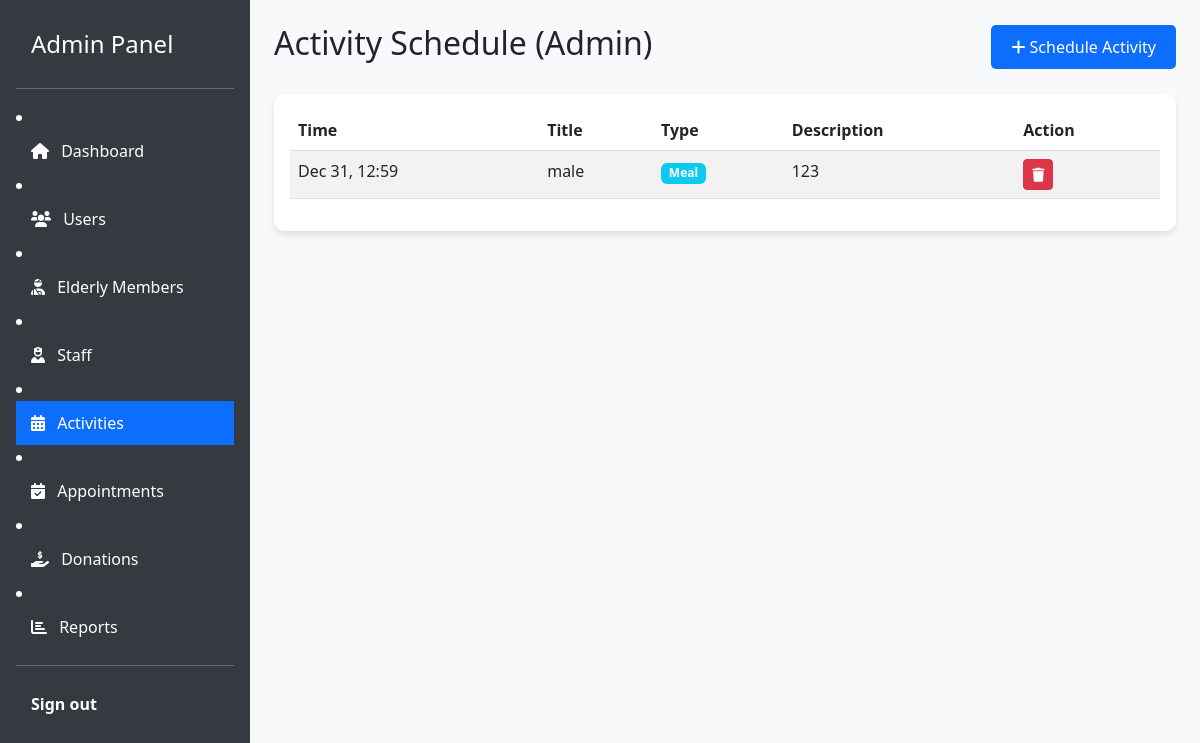
The app's page /admin/manage_activities.php (signed in) with its own data.
### tables this page shows
CREATE TABLE `activities` (
  `id` int(11) NOT NULL,
  `title` varchar(100) NOT NULL,
  `description` text DEFAULT NULL,
  `event_type` enum('Meal','Medication','Exercise','Social') NOT NULL,
  `scheduled_at` datetime NOT NULL,
  `created_by` int(11) DEFAULT NULL,
  `created_at` timestamp NOT NULL DEFAULT current_timestamp()
);

### admin/manage_activities.php (the view, shortened to what this page needs)
<?php
require_once '../config.php';
?>
<!DOCTYPE html>
<html lang="en">
<head>
    <link href="https://cdn.jsdelivr.net/npm/bootstrap@5.3.0/dist/css/bootstrap.min.css" rel="stylesheet">
    <link rel="stylesheet" href="../assets/css/style.css">
    <link href="https://cdnjs.cloudflare.com/ajax/libs/font-awesome/6.0.0/css/all.min.css" rel="stylesheet">
</head>
<body>
<div class="d-flex">
    <div class="sidebar d-flex flex-column flex-shrink-0 p-3 text-white" style="width: 250px;">
        <a href="dashboard.php" class="d-flex align-items-center mb-3 mb-md-0 me-md-auto text-white text-decoration-none">
            <span class="fs-4">Admin Panel</span>
        </a>
        <hr>
            <li><a href="dashboard.php" class="nav-link text-white"><i class="fas fa-home me-2"></i> Dashboard</a></li>
            <li><a href="manage_users.php" class="nav-link text-white"><i class="fas fa-users me-2"></i> Users</a></li>
            <li><a href="manage_elderly.php" class="nav-link text-white"><i class="fas fa-user-injured me-2"></i> Elderly Members</a></li>
            <li><a href="manage_staff.php" class="nav-link text-white"><i class="fas fa-user-nurse me-2"></i> Staff</a></li>
            <li><a href="manage_activities.php" class="nav-link active"><i class="fas fa-calendar-alt me-2"></i> Activities</a></li>
            <li><a href="manage_appointments.php" class="nav-link text-white"><i class="fas fa-calendar-check me-2"></i> Appointments</a></li>
            <li><a href="manage_donations.php" class="nav-link text-white"><i class="fas fa-hand-holding-usd me-2"></i> Donations</a></li>
             <li><a href="reports.php" class="nav-link text-white"><i class="fas fa-chart-bar me-2"></i> Reports</a></li>
        <hr>
        <div class="dropdown">
             <a href="../logout.php" class="d-flex align-items-center text-white text-decoration-none">
                <strong>Sign out</strong>
            </a>
        </div>
    </div>
    <div class="flex-grow-1 p-4 bg-light">
        <div class="d-flex justify-content-between align-items-center mb-4">
            <h2>Activity Schedule (Admin)</h2>
            <button class="btn btn-primary" data-bs-toggle="modal" data-bs-target="#addActivityModal">
                <i class="fas fa-plus"></i> Schedule Activity
            </button>
        </div>
        <div class="card">
            <div class="card-body">
                <table class="table table-striped">
                    <thead>
                        <tr>
                            <th>Time</th>
                            <th>Title</th>
                            <th>Type</th>
                            <th>Description</th>
                            <th>Action</th>
                        </tr>
                    </thead>
                    <tbody>
                        <?php
                        $acts = mysqli_query($conn, "SELECT * FROM activities ORDER BY scheduled_at DESC");
                        while($a = mysqli_fetch_assoc($acts)) {
                            echo "<tr>";
                            echo "<td>" . date('M d, H:i', strtotime($a['scheduled_at'])) . "</td>";
                            echo "<td>{$a['title']}</td>";
                            echo "<td><span class='badge bg-info'>{$a['event_type']}</span></td>";
                            echo "<td>{$a['description']}</td>";
                            echo "<td><a href='manage_activities.php?delete={$a['id']}' class='btn btn-sm btn-danger' onclick='return confirm(\"Delete?\")'><i class='fas fa-trash'></i></a></td>";
                            echo "</tr>";
                        }
                        ?>
                    </tbody>
                </table>
            </div>
        </div>
    </div>
</div>
</body>
</html>

### assets/css/style.css (style rules this page uses)
body { min-height: 100vh; display: flex; flex-direction: column; }
.card { border: none; border-radius: 10px; box-shadow: 0 4px 6px rgba(0,0,0,0.1); transition: transform 0.2s; }
.btn-primary { background-color: #0d6efd; border: none; padding: 10px 20px; border-radius: 5px; }
.sidebar { min-height: 100vh; background-color: #343a40; color: white; }
.sidebar a { color: rgba(255,255,255,0.8); text-decoration: none; padding: 10px 15px; display: block; }
.sidebar a:hover, .sidebar a.active { background-color: #0d6efd; color: white; }

### records on screen
activities: scheduled_at "Dec 31, 12:59", title "male", event_type "Meal", description "123"
